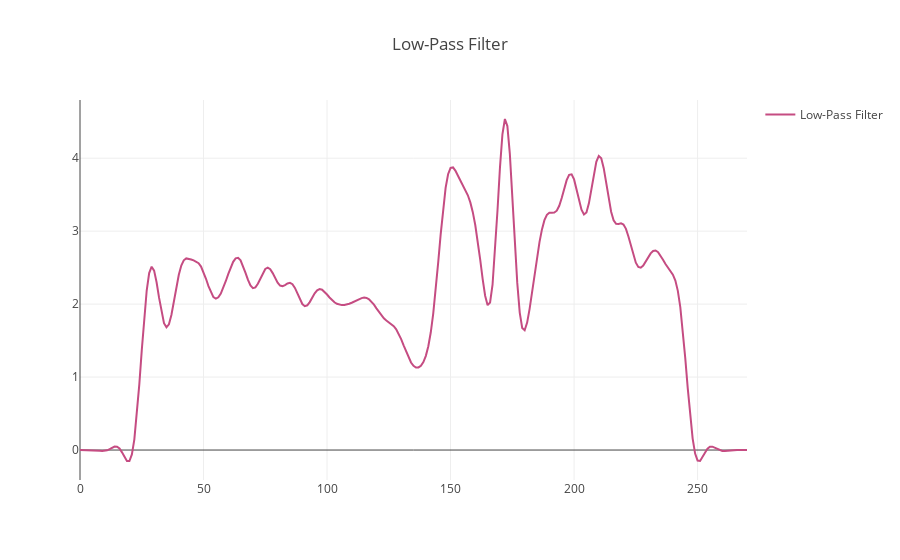

Notebook source saved alongside this figure:
### Markdown cell above
## Low-Pass Filter
A Low-Pass Filter is used to remove the higher frequencies in a signal of data.

fc is the cutoff frequency as a fraction of the sampling rate, and b is the transition band also as a function of the sampling rate. N must be an odd number in our calculation as well.

### Code cell
fc = 0.1
b = 0.08
N = int(np.ceil((4 / b)))
if not N % 2: N += 1
n = np.arange(N)
 
sinc_func = np.sinc(2 * fc * (n - (N - 1) / 2.))
window = 0.42 - 0.5 * np.cos(2 * np.pi * n / (N - 1)) + 0.08 * np.cos(4 * np.pi * n / (N - 1))
sinc_func = sinc_func * window
sinc_func = sinc_func / np.sum(sinc_func)

s = list(data['10 Min Std Dev'])
new_signal = np.convolve(s, sinc_func)

trace1 = go.Scatter(
    x=list(range(len(new_signal))),
    y=new_signal,
    mode='lines',
    name='Low-Pass Filter',
    marker=dict(
        color='#C54C82'
    )
)

layout = go.Layout(
    title='Low-Pass Filter',
    showlegend=True
)

trace_data = [trace1]
fig = go.Figure(data=trace_data, layout=layout)
py.iplot(fig, filename='fft-low-pass-filter')

### Figure 1 — Plotly figure (JSON) as saved in the notebook; plotly's stock layout.template omitted (floating-point values rounded to 4 significant figures; data arrays with more than 128 entries replaced by an {"elided": "..."} marker saying what was removed)
{"data": [{"marker": {"color": "#C54C82"}, "mode": "lines", "name": "Low-Pass Filter", "type": "scatter", "uid": "bcc7bff6-ecf2-4c29-8797-b13c2113192f", "x": {"elided": "271 int values"}, "y": {"elided": "271 float values"}}], "layout": {"autosize": true, "showlegend": true, "title": {"text": "Low-Pass Filter"}, "xaxis": {"autorange": true, "range": [0, 270], "type": "linear"}, "yaxis": {"autorange": true, "range": [-0.4106, 4.798], "type": "linear"}}}
